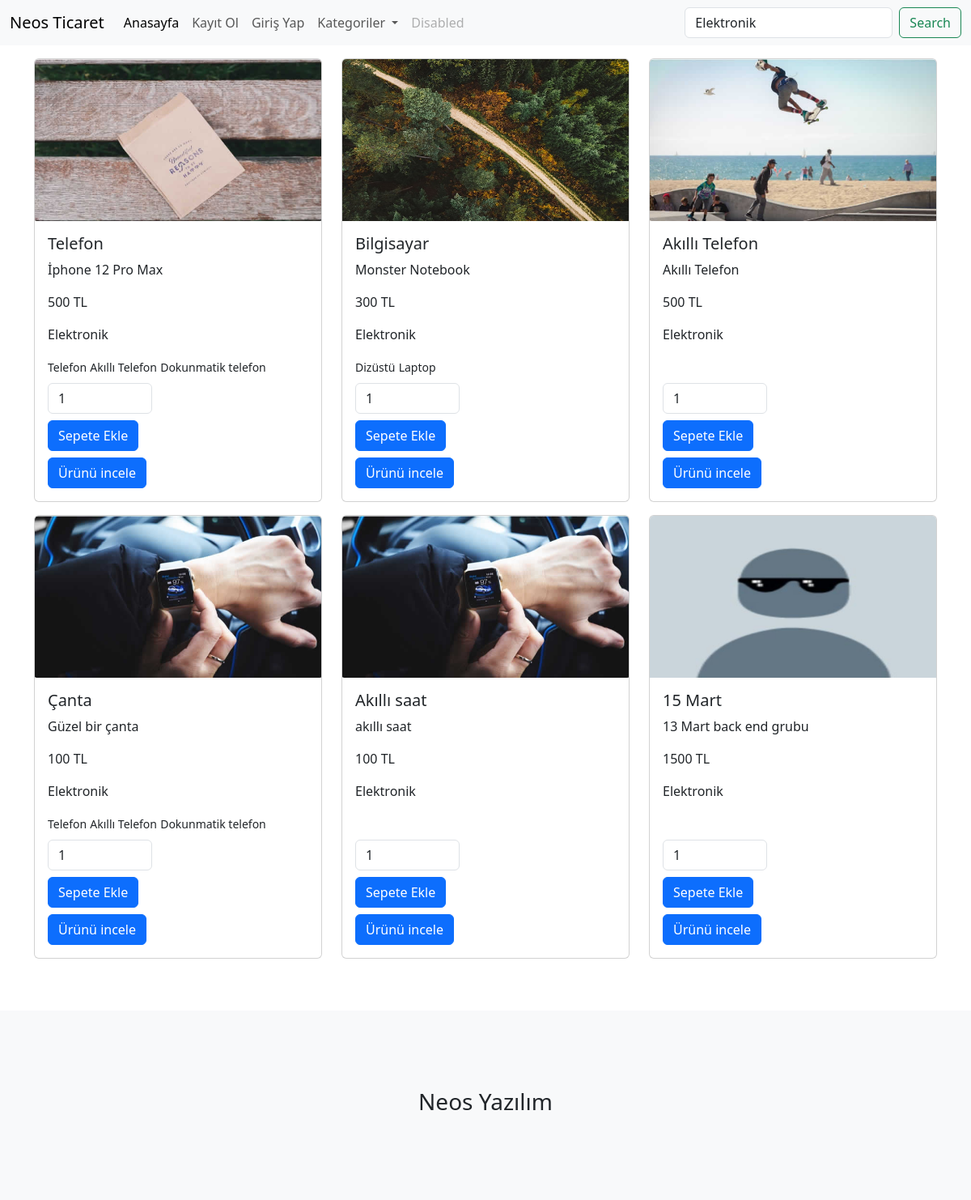
/?search=Elektronik, run on the app's committed database.
### urunler/models.py (models this page shows, shortened)
class Urun(models.Model):
    olusturan = models.ForeignKey(User, on_delete=models.CASCADE, null=True)
    kategori = models.ForeignKey(Kategori,on_delete=models.CASCADE, null=True, blank=True)
    alt = models.ManyToManyField(AltKategori)
    seri = models.OneToOneField(SeriNo, on_delete=models.SET_NULL, null=True, blank=True)
    isim = models.CharField(max_length=100) # text inputu
    aciklama = models.TextField(max_length = 500) # textarea
    fiyat = models.IntegerField() # number inputu
    resim = models.FileField(upload_to='urunler/', null=True)

class Kategori(models.Model):
    isim = models.CharField(max_length=100)
    def __str__(self):
        return self.isim

class AltKategori(models.Model):
    isim = models.CharField(max_length=100)

### urunler/views.py (the view, shortened to what this page needs)
# urls.py: path('', index, name='index'),
def index(request):
    urunler = Urun.objects.all() # all fonksiyonu Urun classına ait tüm objeleri çeker
    kategoriler = Kategori.objects.all()
    search = ''
    if request.GET.get('search'):
        search = request.GET.get('search')
        urunler = Urun.objects.filter(
            Q(isim__icontains = search) |
            Q(kategori__isim__icontains = search)
        )
    context = {
        'urunler':urunler,
        'search':search,
        'kategoriler':kategoriler
    }
    return render(request, 'index.html', context)

### urunler/templates/index.html (shortened to what this page needs)
{% load static %}
<!DOCTYPE html>
<html lang="en">
<head>
    <link href="https://cdn.jsdelivr.net/npm/bootstrap@5.3.0-alpha1/dist/css/bootstrap.min.css" rel="stylesheet">
</head>
<body>
    {% include "includes/_navbar.html" %}
    {% block content %}
    <div class="container mt-3">
        <div class="row">
            {% for urun in urunler %}
                <div class="col-4 mb-3">
                    <div class="card">
                        {% if urun.resim %}
                            <img src="{{urun.resim.url}}" class="card-img-top" height="200" alt="...">
                        {% else %}
                            <img src="{% static 'resim1.jpg' %}" class="card-img-top" height="200" alt="...">
                        {% endif %}
                        <div class="card-body">
                            <h5 class="card-title">{{urun.isim}}</h5>
                            <p class="card-text">{{urun.aciklama}}</p>
                            <p class="card-text">{{urun.fiyat}} TL</p>
                            <p>{{urun.kategori}}</p>
                            {% for alt in urun.alt.all %}
                                <small>{{alt.isim}}</small>
                            {% endfor %}
                            <br>
                            <form action="" class="d-inline-block mt-2" method="POST">
                                <input type="number" value="1" name="adet" class="form-control w-50" id="">
                                <input type="submit" value="Sepete Ekle" class="btn btn-primary my-2">
                            </form>
                            <a href="{% url 'urun' urun.id %}" class="btn btn-primary">Ürünü incele</a>
                        </div>
                    </div>
                </div>
            {% endfor %}
        </div>
    </div>
    {% endblock content %}
    {% include "includes/_footer.html" %}
</body>
</html>

### data on the page
Urun: resim (picture), isim "Telefon", aciklama "İphone 12 Pro Max", fiyat "500", kategori "Elektronik"
AltKategori: isim "Telefon"
AltKategori: isim "Akıllı Telefon"
AltKategori: isim "Dokunmatik telefon"
Urun: resim (picture), isim "Bilgisayar", aciklama "Monster Notebook", fiyat "300", kategori "Elektronik"
AltKategori: isim "Dizüstü"
AltKategori: isim "Laptop"
Urun: resim (picture), isim "Akıllı Telefon", aciklama "Akıllı Telefon", fiyat "500", kategori "Elektronik"
Urun: resim (picture), isim "Çanta", aciklama "Güzel bir çanta", fiyat "100", kategori "Elektronik"
Urun: resim (picture), isim "Akıllı saat", aciklama "akıllı saat", fiyat "100", kategori "Elektronik"
Urun: resim (placeholder picture), isim "15 Mart", aciklama "13 Mart back end grubu", fiyat "1500", kategori "Elektronik"
